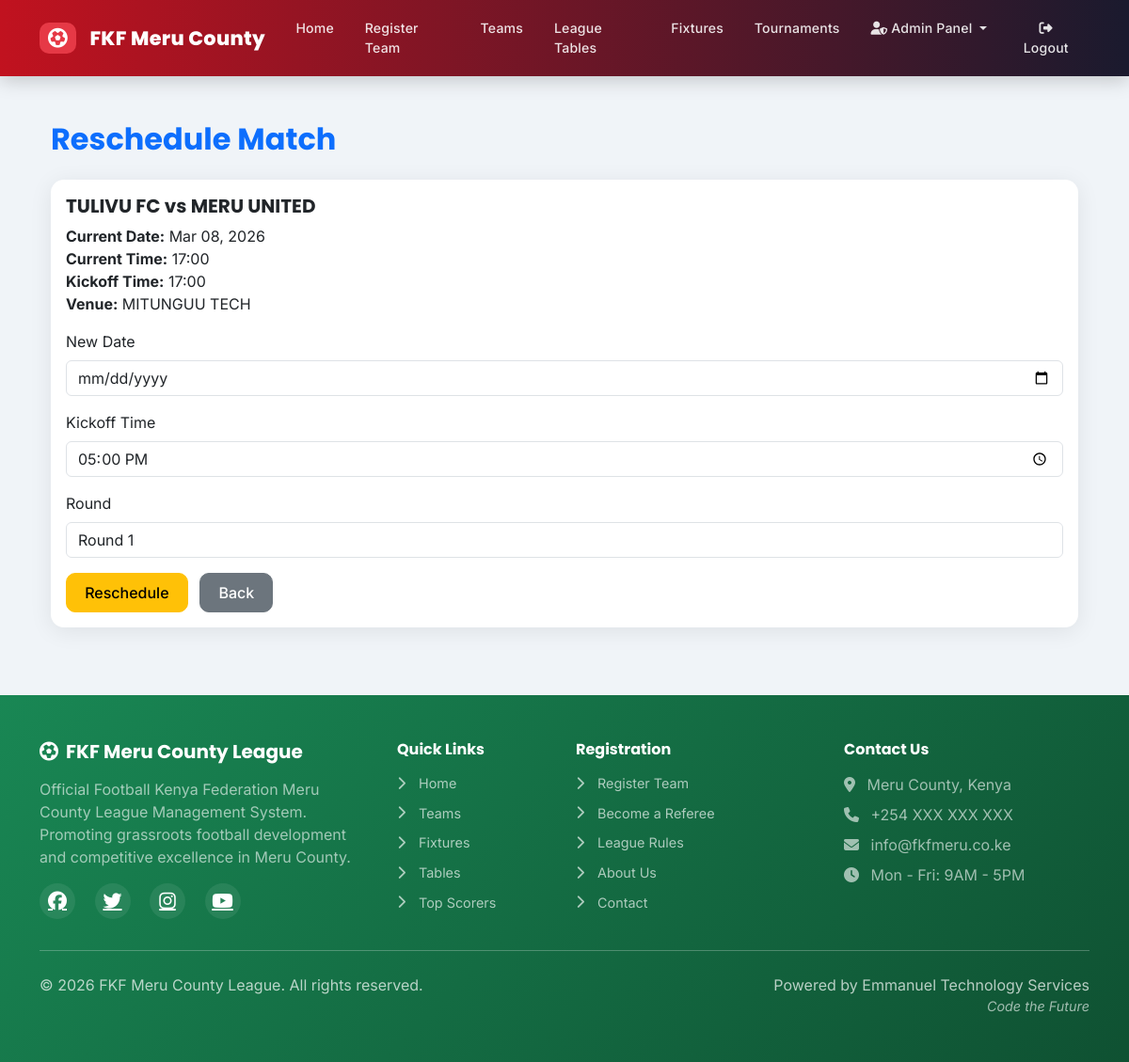
The app's page /matches/match/1154/reschedule/ (signed in), older data.
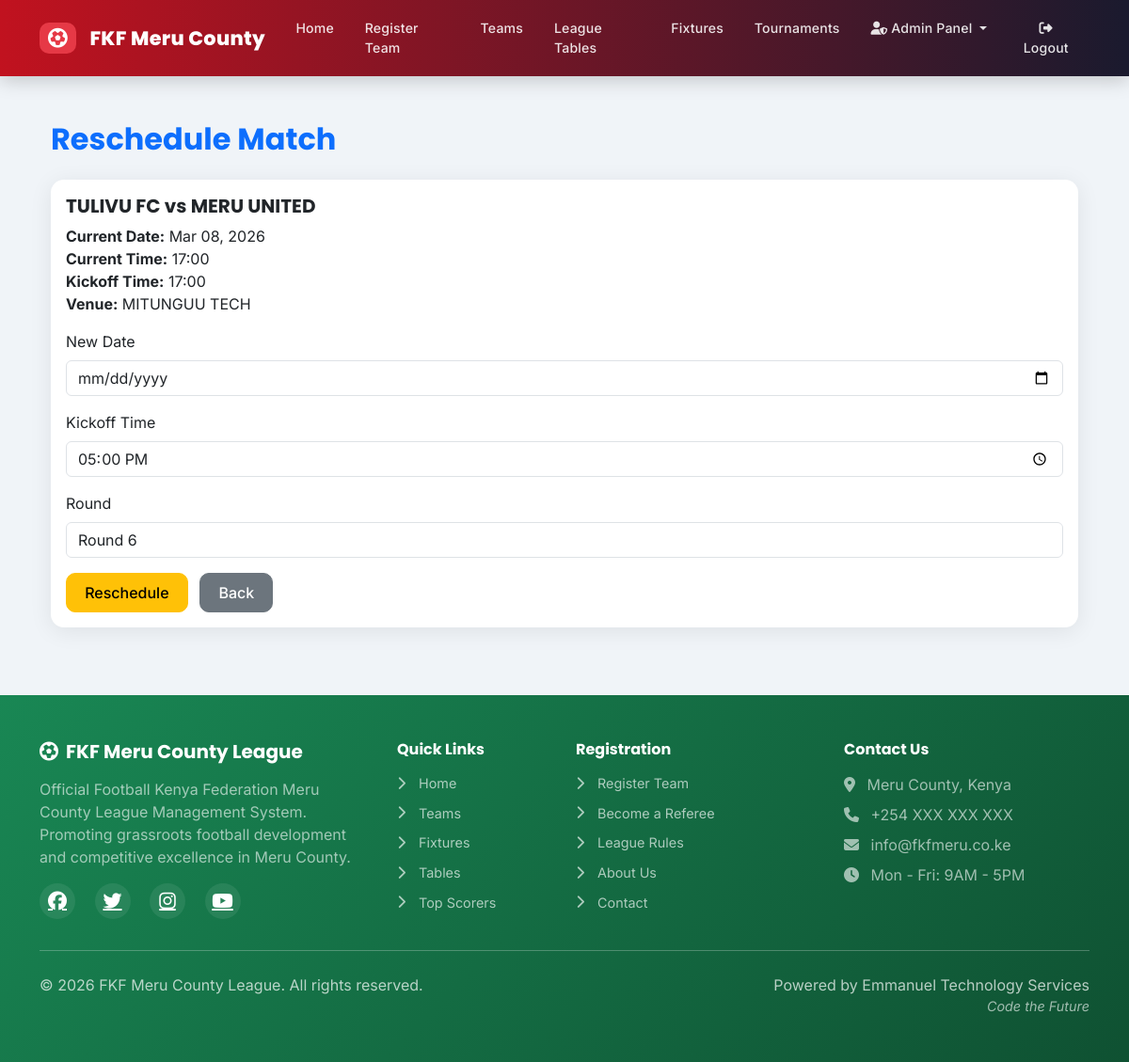
The same page, newer data.
### matches/models.py (models this page shows, shortened)
class Match(models.Model):
    STATUS_CHOICES = [
        ('scheduled', 'Scheduled'),
        ('live', 'Live'),
        ('ongoing', 'Ongoing'),
        ('completed', 'Completed'),
        ('postponed', 'Postponed'),
        ('cancelled', 'Cancelled'),
    ]
    home_team = models.ForeignKey(Team, on_delete=models.CASCADE, related_name='home_matches')
    away_team = models.ForeignKey(Team, on_delete=models.CASCADE, related_name='away_matches')
    zone = models.ForeignKey('teams.Zone', on_delete=models.CASCADE)
    round_number = models.IntegerField(default=1)
    match_date = models.DateTimeField()
    kickoff_time = models.CharField(
        max_length=5,
        blank=True,
        null=True,
        help_text="Format: HH:MM (e.g., 15:00 for 3 PM)"
    )
    venue = models.CharField(max_length=200)
    status = models.CharField(max_length=20, choices=STATUS_CHOICES, default='scheduled')
    start_time = models.DateTimeField(null=True, blank=True, help_text="Time when match went live.")
    home_score = models.IntegerField(default=0)
    away_score = models.IntegerField(default=0)
    referee = models.ForeignKey('referees.Referee', on_delete=models.SET_NULL, null=True, blank=True)
    assistant_referee_1 = models.ForeignKey('referees.Referee', on_delete=models.SET_NULL, null=True, blank=True, related_name='assistant_referee_1_matches')
    assistant_referee_2 = models.ForeignKey('referees.Referee', on_delete=models.SET_NULL, null=True, blank=True, related_name='assistant_referee_2_matches')
    created_at = models.DateTimeField(auto_now_add=True)
    updated_at = models.DateTimeField(auto_now=True)
    def __init__(self, *args, **kwargs):
        super().__init__(*args, **kwargs)
        if self.match_date and timezone.is_naive(self.match_date):
            self.match_date = timezone.make_aware(self.match_date)
    def __setattr__(self, name, value):
        if name == 'match_date' and value is not None:
            if hasattr(value, 'tzinfo') and timezone.is_naive(value):
                value = timezone.make_aware(value)
        super().__setattr__(name, value)

### teams/models.py (models this page shows, shortened)
class Team(models.Model):
    STATUS_CHOICES = [
        ('pending', 'Pending'),
        ('approved', 'Approved'),
        ('rejected', 'Rejected'),
        ('suspended', 'Suspended'),
    ]
    team_name = models.CharField(max_length=200, unique=True)
    team_code = models.CharField(max_length=20, unique=True, blank=True)
    logo = models.ImageField(upload_to='team_logos/', blank=True, null=True)
    location = models.CharField(max_length=200)
    home_ground = models.CharField(max_length=200)
    map_location = models.URLField(blank=True)
    latitude = models.DecimalField(max_digits=9, decimal_places=6, blank=True, null=True)
    longitude = models.DecimalField(max_digits=9, decimal_places=6, blank=True, null=True)
    contact_person = models.CharField(max_length=100)
    phone_number = models.CharField(
        max_length=13,
        unique=True,
        validators=[validate_kenya_phone],
        help_text="Must be +254 followed by 9 digits (e.g., +254712345678)"
    )
    email = models.EmailField(blank=True, unique=True)
    zone = models.ForeignKey(Zone, on_delete=models.SET_NULL, null=True, blank=True)
    status = models.CharField(max_length=20, choices=STATUS_CHOICES, default='pending')
    manager = models.ForeignKey(
        settings.AUTH_USER_MODEL,
        on_delete=models.SET_NULL,
        null=True,
        blank=True,
        related_name='managed_teams'
    )
    payment_status = models.BooleanField(default=False)
    payment_date = models.DateField(blank=True, null=True)
    home_jersey_color = models.CharField(max_length=50, blank=True, default='#dc3545')
    home_shorts_color = models.CharField(max_length=50, blank=True, default='#ffffff')
    home_socks_color = models.CharField(max_length=50, blank=True, default='#dc3545')
    away_jersey_color = models.CharField(max_length=50, blank=True, default='#ffffff')
    away_shorts_color = models.CharField(max_length=50, blank=True, default='#dc3545')
    away_socks_color = models.CharField(max_length=50, blank=True, default='#ffffff')
    third_jersey_color = models.CharField(max_length=50, blank=True)
    third_shorts_color = models.CharField(max_length=50, blank=True)
    third_socks_color = models.CharField(max_length=50, blank=True)
    gk_home_jersey_color = models.CharField(max_length=50, blank=True, default='#28a745')
    gk_home_shorts_color = models.CharField(max_length=50, blank=True, default='#28a745')
    gk_home_socks_color = models.CharField(max_length=50, blank=True, default='#28a745')
    gk_away_jersey_color = models.CharField(max_length=50, blank=True, default='#ffc107')
    gk_away_shorts_color = models.CharField(max_length=50, blank=True, default='#ffc107')
    gk_away_socks_color = models.CharField(max_length=50, blank=True, default='#ffc107')
    gk_third_jersey_color = models.CharField(max_length=50, blank=True)
    gk_third_shorts_color = models.CharField(max_length=50, blank=True)
    gk_third_socks_color = models.CharField(max_length=50, blank=True)
    kit_colors_set = models.BooleanField(default=False)
    kit_setup_prompt_shown = models.BooleanField(default=False)
    home_kit_image = models.ImageField(upload_to='kit_images/', blank=True, null=True,
                                      help_text="Upload home kit design/image")
    away_kit_image = models.ImageField(upload_to='kit_images/', blank=True, null=True,
                                      help_text="Upload away kit design/image")
    third_kit_image = models.ImageField(upload_to='kit_images/', blank=True, null=True,
                                       help_text="Upload third kit design/image")
    gk_home_kit_image = models.ImageField(upload_to='kit_images/', blank=True, null=True,
                                         help_text="Upload GK home kit design/image")
    gk_away_kit_image = models.ImageField(upload_to='kit_images/', blank=True, null=True,
                                         help_text="Upload GK away kit design/image")
    gk_third_kit_image = models.ImageField(upload_to='kit_images/', blank=True, null=True,
                                          help_text="Upload GK third kit design/image")
    registration_date = models.DateTimeField(auto_now_add=True)
    def __str__(self):
        return self.team_name
    class Meta:
        ordering = ['team_name']

### matches/admin_views.py (the view, shortened to what this page needs)
@staff_member_required
def reschedule_match(request, match_id):
    match = get_object_or_404(Match, id=match_id)
    rounds = Match.objects.values_list('round_number', flat=True).distinct().order_by('round_number')
    return render(request, 'admin_dashboard/reschedule_single.html', {'match': match, 'rounds': rounds})

### templates/admin_dashboard/reschedule_single.html (shortened to what this page needs)
{% extends 'base.html' %}
{% block content %}
<div class="container mt-4">
    <h2 class="mb-4 text-primary">Reschedule Match</h2>
    <div class="card">
        <div class="card-body">
            <h5>{{ match.home_team }} vs {{ match.away_team }}</h5>
                <p><strong>Current Date:</strong> {{ match.match_date|date:'M d, Y' }}<br>
                    <strong>Current Time:</strong> {{ match.match_date|time:'H:i' }}<br>
                    <strong>Kickoff Time:</strong> {{ match.kickoff_time }}<br>
                    <strong>Venue:</strong> {{ match.venue }}</p>
            <form method="post">
                <div class="mb-3">
                    <label for="new_date" class="form-label">New Date</label>
                    <input type="date" class="form-control" id="new_date" name="new_date" required>
                </div>
                <div class="mb-3">
                    <label for="new_kickoff_time" class="form-label">Kickoff Time</label>
                    <input type="time" class="form-control" id="new_kickoff_time" name="new_kickoff_time" value="{{ match.kickoff_time }}" required>
                </div>
                <div class="mb-3">
                    <label for="new_round" class="form-label">Round</label>
                    <select class="form-control" id="new_round" name="new_round" required>
                        {% for r in rounds %}
                            <option value="{{ r }}" {% if match.round_number == r %}selected{% endif %}>Round {{ r }}</option>
                        {% endfor %}
                    </select>
                </div>
                <button type="submit" class="btn btn-warning">Reschedule</button>
                <a href="{% url 'admin_dashboard:reschedule_fixtures_admin' %}" class="btn btn-secondary ms-2">Back</a>
            </form>
        </div>
    </div>
</div>
{% endblock %}

Row changes from the older to the newer data that the page shows:
changed Match "MITUNGUU TECH": new_round "Round 1" → "Round 6"
